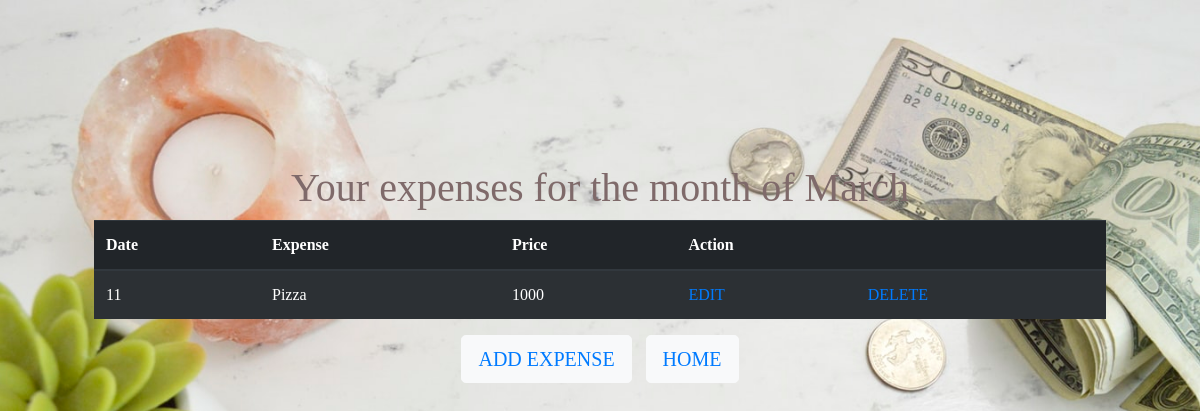
Screenshot of /checkexpenseMar/ with the database file from the repository.
### webapp/models.py (models this page shows)
class ExpenseMar(models.Model):
    date = models.IntegerField()
    expense = models.CharField(max_length=30)
    price = models.IntegerField()

### webapp/views.py (the view)
# urls.py: url(r'^checkexpenseMar/', views.checkexpenseMar),
def checkexpenseMar(request):
    expense = ExpenseMar.objects.all().order_by("date")
    return render(request, "checkexpense/checkexpenseMar.html", {'expense': expense})

### webapp/templates/checkexpense/checkexpenseMar.html (shortened to what this page needs)
<!DOCTYPE html>
<html>
  <head>
    <link
      rel="stylesheet"
      href="https://maxcdn.bootstrapcdn.com/bootstrap/4.0.0/css/bootstrap.min.css"
    />
    {% load static %}
  </head>
  <body class="container all" style="margin-top: 100px;">
    <h1 style="text-align: center;">Your expenses for the month of March</h1>
    <table class="table table-striped table-dark">
      <thead>
        <tr>
          <th scope="col">Date</th>
          <th scope="col">Expense</th>
          <th scope="col">Price</th>
          <th scope="col" colspan="2">Action</th>
        </tr>
      </thead>
      <tbody>
        {% for e in expense %}
        <tr>
          <td>{{e.date}}</td>
          <td>{{e.expense}}</td>
          <td>{{e.price}}</td>
          <td><a href="/editexpense/{{ e.id }}">EDIT</a></td>
          <td>
            <a href="/deleteexpense/{{ e.id }}/" onclick="return check()"
              >DELETE</a
            >
          </td>
        </tr>
        {% endfor %}
      </tbody>
    </table>
    <center>
      <button class="btn btn-light btn-lg" style="margin-right: 10px;">
        <a href="/addexpenseMar">ADD EXPENSE</a>
      </button>
      <button type="button" class="btn btn-light btn-lg">
        <a href="/options">HOME</a>
      </button>
    </center>
  </body>
</html>

### webapp/static/css/style.css (style rules this page uses)
.all { background: url("../images/image1.jpeg") no-repeat center center fixed; -webkit-background-size: cover; -moz-background-size: cover; -o-background-size: cover; background-size: cover; }
.container { height: calc(100vh - 8em); padding: 4em; color: #7f6a6a; font-family: "Dancing Script", cursive; }

### rows the page displays
ExpenseMar: date "11", expense "Pizza", price "1000"
